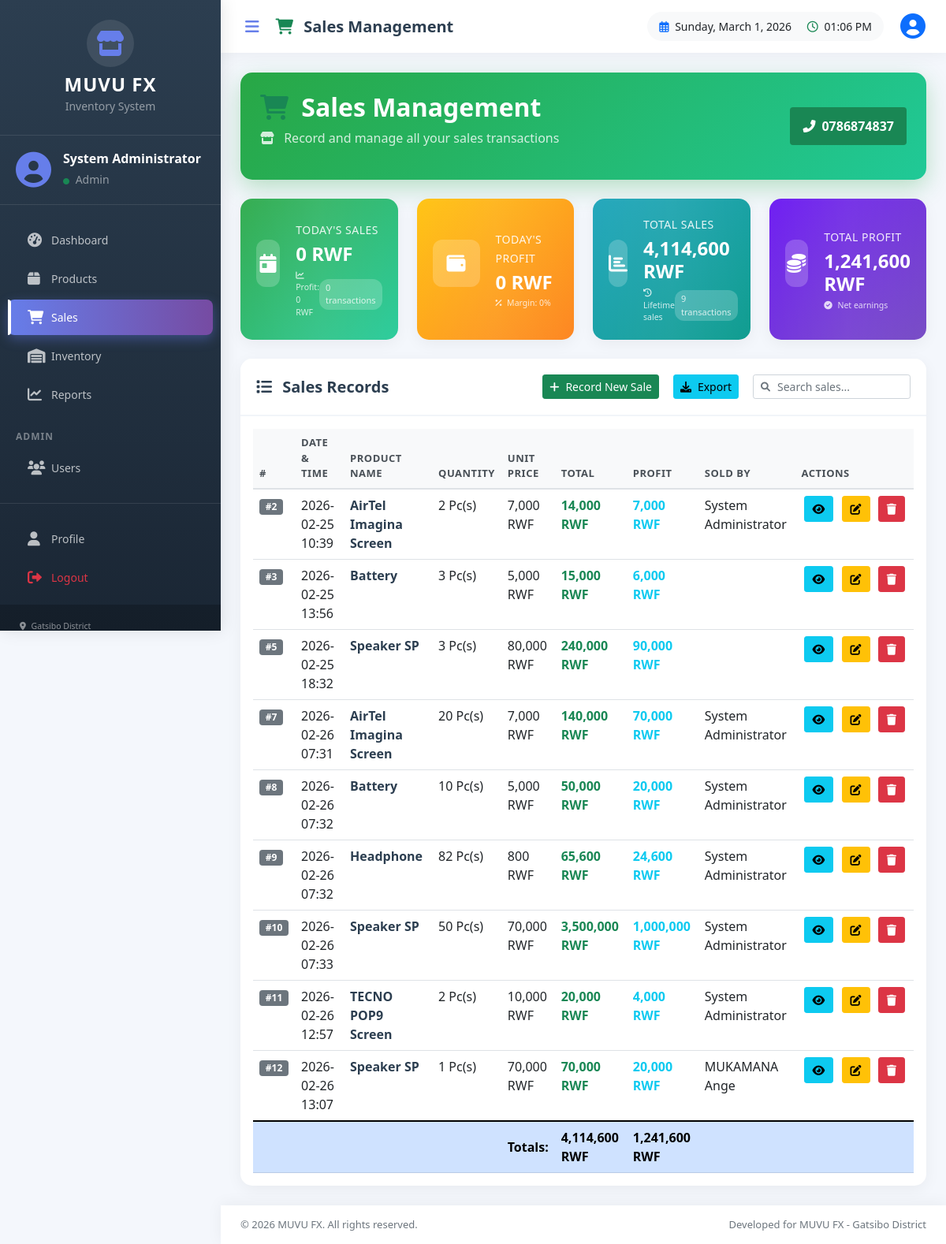
/pages/sales.php (signed in), run on the app's committed database.
### tables this page shows
CREATE TABLE `sales` (
  `id` int(11) NOT NULL,
  `product_id` int(11) DEFAULT NULL,
  `quantity` int(11) NOT NULL,
  `unit_price` decimal(10,2) NOT NULL,
  `total_amount` decimal(10,2) NOT NULL,
  `profit` decimal(10,2) NOT NULL,
  `sold_by` int(11) DEFAULT NULL,
  `sale_date` timestamp NOT NULL DEFAULT current_timestamp()
);

CREATE TABLE `products` (
  `id` int(11) NOT NULL,
  `product_name` varchar(200) NOT NULL,
  `description` text DEFAULT NULL,
  `quantity` int(11) DEFAULT 0,
  `low_stock_threshold` int(11) DEFAULT 10,
  `buying_price` decimal(10,2) DEFAULT 0.00,
  `selling_price` decimal(10,2) DEFAULT 0.00,
  `created_at` timestamp NOT NULL DEFAULT current_timestamp(),
  `updated_at` timestamp NOT NULL DEFAULT current_timestamp() ON UPDATE current_timestamp()
);

CREATE TABLE `users` (
  `id` int(11) NOT NULL,
  `username` varchar(50) NOT NULL,
  `password` varchar(255) NOT NULL,
  `full_name` varchar(100) NOT NULL,
  `email` varchar(100) NOT NULL,
  `phone` varchar(20) DEFAULT NULL,
  `role` enum('admin','staff') DEFAULT 'staff',
  `created_at` timestamp NOT NULL DEFAULT current_timestamp(),
  `updated_at` timestamp NOT NULL DEFAULT current_timestamp() ON UPDATE current_timestamp()
);

### pages/sales.php (the view, shortened to what the rows shown need)
<?php
require_once '../includes/config.php';
$sales_query = "SELECT s.*, p.product_name, u.full_name
                FROM sales s
                JOIN products p ON s.product_id = p.id
                LEFT JOIN users u ON s.sold_by = u.id
                ORDER BY s.sale_date ASC";
$sales_result = mysqli_query($conn, $sales_query);
$totals_query = "SELECT
                  COALESCE(SUM(total_amount), 0) as total_sales,
                  COALESCE(SUM(profit), 0) as total_profit
                FROM sales";
$totals_result = mysqli_query($conn, $totals_query);
$totals = mysqli_fetch_assoc($totals_result);
?>
<?php include '../includes/header.php'; ?>
<div class="main-layout">
    <div class="main-content-right">
        <div class="content-area">
            <div class="welcome-section mb-4">
                <div class="row align-items-center">
                    <div class="col-md-8">
                        <h2 class="mb-2">
                            <i class="fas fa-shopping-cart text-success me-2"></i>
                            Sales Management
                        </h2>
                    </div>
                </div>
            </div>
            <div class="row">
                <div class="col-12">
                    <div class="card sales-card">
                        <div class="card-body">
                            <div class="table-responsive">
                                <table class="table table-hover sales-table" id="salesTable">
                                    <thead>
                                        <tr>
                                            <th>#</th>
                                            <th>Date & Time</th>
                                            <th>Product Name</th>
                                            <th>Quantity</th>
                                            <th>Unit Price</th>
                                            <th>Total</th>
                                            <th>Profit</th>
                                            <th>Sold By</th>
                                            <th>Actions</th>
                                        </tr>
                                    </thead>
                                    <tbody>
                                        <?php if (mysqli_num_rows($sales_result) > 0): ?>
                                            <?php while ($sale = mysqli_fetch_assoc($sales_result)): ?>
                                            <tr>
                                                <td><span class="badge bg-secondary">#<?php echo $sale['id']; ?></span></td>
                                                <td><?php echo date('Y-m-d H:i', strtotime($sale['sale_date'])); ?></td>
                                                <td class="product-name"><?php echo htmlspecialchars($sale['product_name']); ?></td>
                                                <td><?php echo $sale['quantity']; ?> Pc(s)</td>
                                                <td><?php echo number_format($sale['unit_price'], 0); ?> RWF</td>
                                                <td class="text-success fw-bold"><?php echo number_format($sale['total_amount'], 0); ?> RWF</td>
                                                <td class="text-info fw-bold"><?php echo number_format($sale['profit'], 0); ?> RWF</td>
                                                <td><?php echo htmlspecialchars($sale['full_name']); ?></td>
                                                <td class="action-buttons">
                                                    <button class="btn btn-sm btn-info" onclick="viewSale(<?php echo $sale['id']; ?>)" title="View">
                                                        <i class="fas fa-eye"></i>
                                                    </button>
                                                    <button class="btn btn-sm btn-warning" onclick="editSale(<?php echo $sale['id']; ?>)" title="Edit">
                                                        <i class="fas fa-edit"></i>
                                                    </button>
                                                    <?php if (isAdmin()): ?>
                                                    <button class="btn btn-sm btn-danger" onclick="deleteSale(<?php echo $sale['id']; ?>)" title="Delete">
                                                        <i class="fas fa-trash"></i>
                                                    </button>
                                                    <?php endif; ?>
                                                </td>
                                            </tr>
                                            <?php endwhile; ?>
                                        <?php endif; ?>
                                    </tbody>
                                    <tfoot class="table-primary">
                                        <tr>
                                            <th colspan="5" class="text-end">Totals:</th>
                                            <th><?php echo number_format($totals['total_sales'], 0); ?> RWF</th>
                                            <th><?php echo number_format($totals['total_profit'], 0); ?> RWF</th>
                                            <th colspan="2"></th>
                                        </tr>
                                    </tfoot>
                                </table>
                            </div>
                        </div>
                    </div>
                </div>
            </div>
        </div>
    </div>
</div>
<?php include '../includes/footer.php'; ?>

### data on the page
sales: id "2", sale_date "2026-02-25 10:39", product.product_name "AirTel Imagina Screen", quantity "2", unit_price "7,000", total_amount "14,000", profit "7,000", sold_by.full_name "System Administrator"
sales: id "3", sale_date "2026-02-25 13:56", product.product_name "Battery", quantity "3", unit_price "5,000", total_amount "15,000", profit "6,000"
sales: id "5", sale_date "2026-02-25 18:32", product.product_name "Speaker SP", quantity "3", unit_price "80,000", total_amount "240,000", profit "90,000"
sales: id "7", sale_date "2026-02-26 07:31", product.product_name "AirTel Imagina Screen", quantity "20", unit_price "7,000", total_amount "140,000", profit "70,000", sold_by.full_name "System Administrator"
sales: id "8", sale_date "2026-02-26 07:32", product.product_name "Battery", quantity "10", unit_price "5,000", total_amount "50,000", profit "20,000", sold_by.full_name "System Administrator"
sales: id "9", sale_date "2026-02-26 07:32", product.product_name "Headphone", quantity "82", unit_price "800", total_amount "65,600", profit "24,600", sold_by.full_name "System Administrator"
sales: id "10", sale_date "2026-02-26 07:33", product.product_name "Speaker SP", quantity "50", unit_price "70,000", total_amount "3,500,000", profit "1,000,000", sold_by.full_name "System Administrator"
sales: id "11", sale_date "2026-02-26 12:57", product.product_name "TECNO POP9 Screen", quantity "2", unit_price "10,000", total_amount "20,000", profit "4,000", sold_by.full_name "System Administrator"
sales: id "12", sale_date "2026-02-26 13:07", product.product_name "Speaker SP", quantity "1", unit_price "70,000", total_amount "70,000", profit "20,000", sold_by.full_name "MUKAMANA Ange"

### other printed values
$user_name "System Administrator"
$user_role "Admin"
$today_sales['total'] "0"
$today_sales['profit'] "0"
$today_sales['count'] "0"
$total_sales['total'] "4,114,600"
$total_sales['count'] "9"
$total_sales['profit'] "1,241,600"
$totals['total_sales'] "4,114,600"
$totals['total_profit'] "1,241,600"
